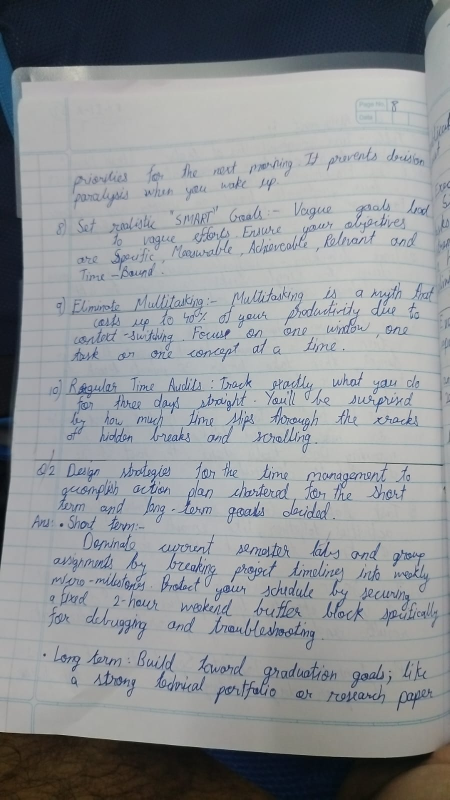
#> input picture handwriting1.jpeg, 899 x 1599 px, found by its file name (shown at 1/2 size)
$ python ocr_pipeline_tesseract.py
#> lines starting #> are read from the running program, lines starting #| are printed output that depends on the picture
import cv2
import pytesseract

pytesseract.pytesseract.tesseract_cmd = r"C:\Program Files\Tesseract-OCR\tesseract.exe"

img = cv2.imread("handwriting1.jpeg")
#> img is the input picture: shape (1599, 899, 3); mean B, G, R 149.7, 146.2, 142.7
gray = cv2.cvtColor(img, cv2.COLOR_BGR2GRAY)
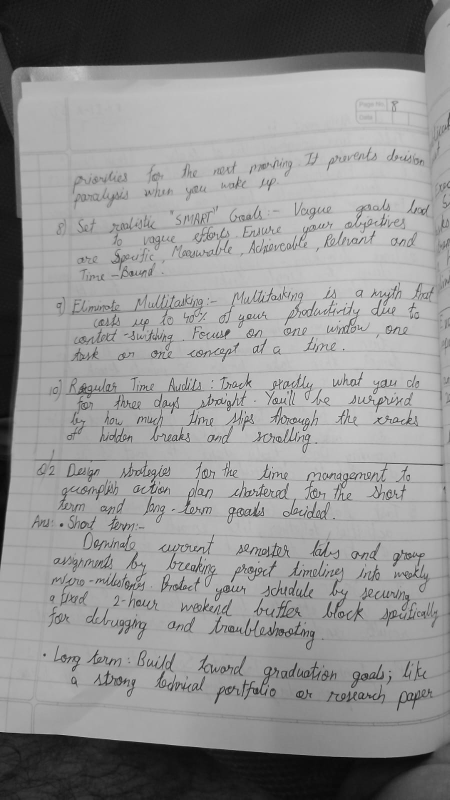
#> gray: shape (1599, 899) (shown at 1/2 size); min 1, max 244, mean 145.6

cropped = gray[100:1500, 50:850]
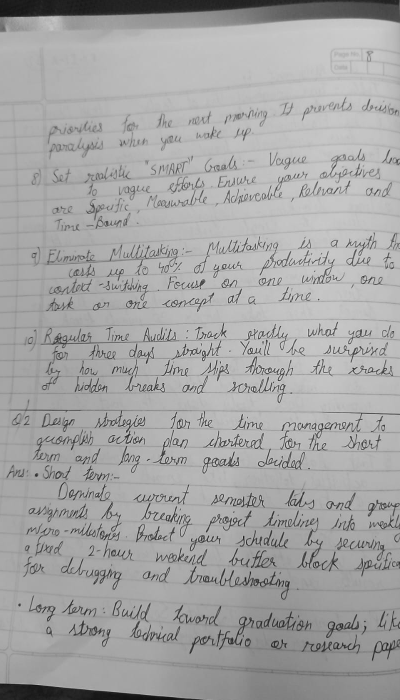
#> cropped: shape (1400, 800) (shown at 1/2 size); min 5, max 244, mean 165

thresh = cv2.adaptiveThreshold(
    cropped, 255,
    cv2.ADAPTIVE_THRESH_GAUSSIAN_C,
    cv2.THRESH_BINARY,
    11, 4
)
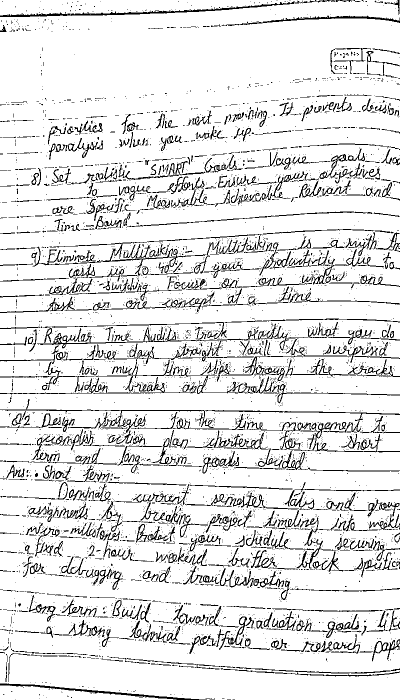
#> thresh: shape (1400, 800) (shown at 1/2 size); 88.5% white; black in thin lines or dots
# the values 11, 4 give the most amount of lettter detection for the given sample
# can be changed depending on the image
#> (the run stopped early here; a loop or call above may not have finished)
